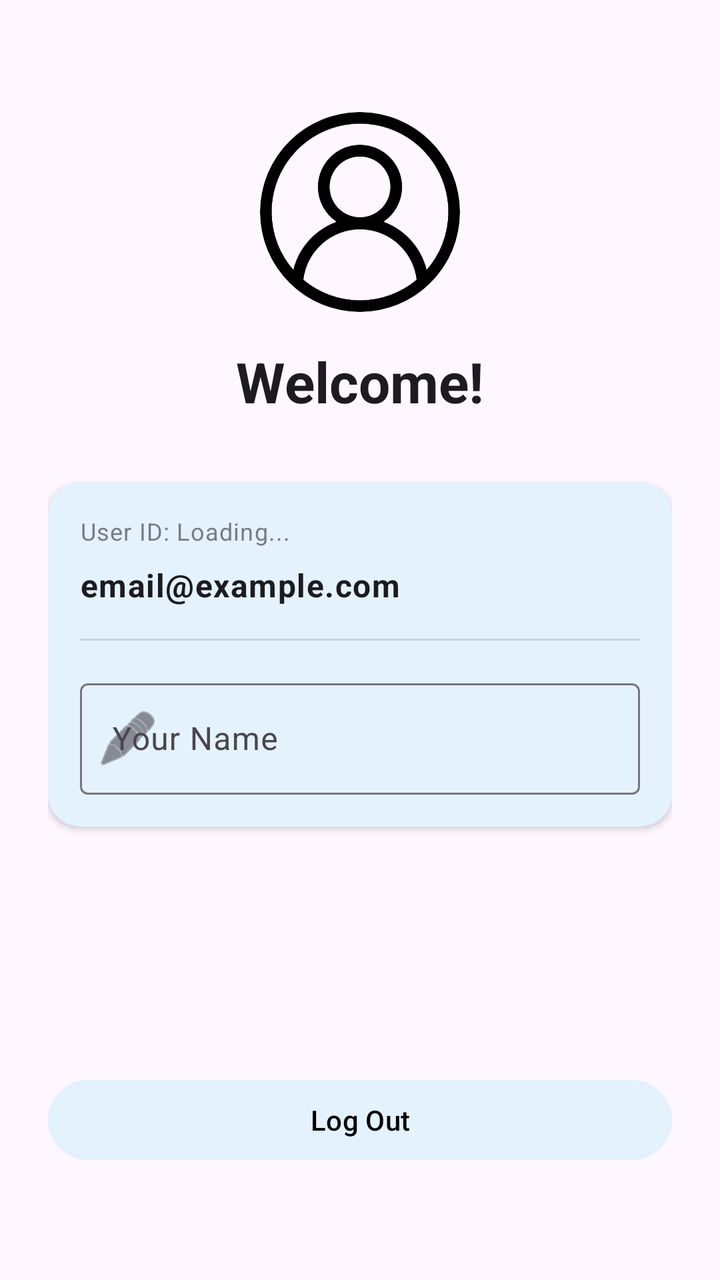
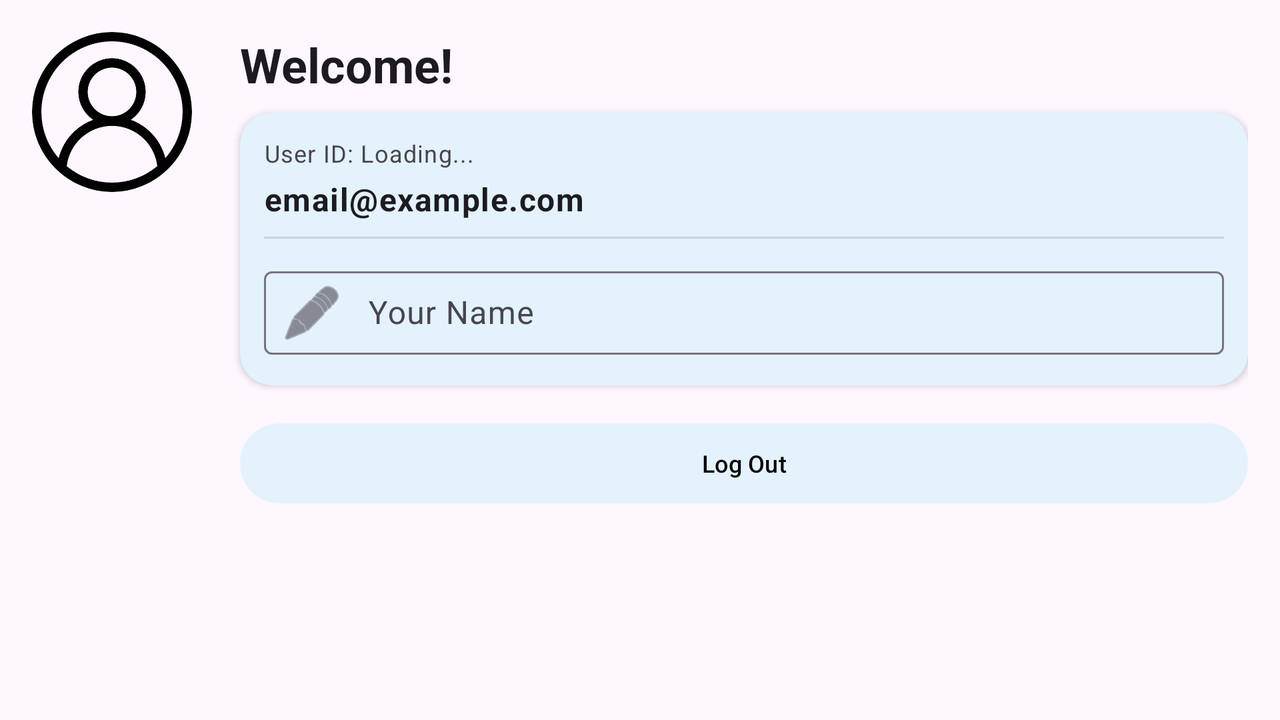

The same Android screen from two of the app's own layout files: first res/layout/ as a phone draws it, then the repository's variant for another configuration, drawn on a device whose configuration selects that folder. Both files follow.
<!-- AndroidManifest.xml: application theme Theme.RoommateShopper -->
<!-- res/layout/fragment_profile.xml -->
<?xml version="1.0" encoding="utf-8"?>
<androidx.constraintlayout.widget.ConstraintLayout
    xmlns:android="http://schemas.android.com/apk/res/android"
    xmlns:app="http://schemas.android.com/apk/res-auto"
    xmlns:tools="http://schemas.android.com/tools"
    android:layout_width="match_parent"
    android:layout_height="match_parent"
    android:focusable="true"
    android:focusableInTouchMode="true"
    android:padding="24dp"
    tools:context=".ProfileFragment">

    <com.google.android.material.imageview.ShapeableImageView
        android:id="@+id/imageView"
        android:layout_width="100dp"
        android:layout_height="100dp"
        android:layout_marginTop="32dp"
        android:scaleType="centerCrop"
        android:src="@drawable/user"
        app:layout_constraintEnd_toEndOf="parent"
        app:layout_constraintStart_toStartOf="parent"
        app:layout_constraintTop_toTopOf="parent"
        app:shapeAppearanceOverlay="@style/ShapeAppearance.Material3.Corner.Full" />

    <TextView
        android:id="@+id/Welcome"
        style="@style/TextAppearance.Material3.HeadlineMedium"
        android:layout_width="wrap_content"
        android:layout_height="wrap_content"
        android:layout_marginTop="16dp"
        android:text="Welcome!"
        android:textStyle="bold"
        app:layout_constraintEnd_toEndOf="parent"
        app:layout_constraintStart_toStartOf="parent"
        app:layout_constraintTop_toBottomOf="@+id/imageView" />

    <com.google.android.material.card.MaterialCardView
        android:id="@+id/infoCard"
        android:layout_width="match_parent"
        android:layout_height="wrap_content"
        android:layout_marginTop="32dp"
        app:cardCornerRadius="16dp"
        app:cardElevation="2dp"
        app:layout_constraintTop_toBottomOf="@id/Welcome">

        <LinearLayout
            android:layout_width="match_parent"
            android:layout_height="wrap_content"
            android:orientation="vertical"
            android:padding="16dp">

            <TextView
                android:id="@+id/UID"
                style="@style/TextAppearance.Material3.BodySmall"
                android:layout_width="match_parent"
                android:layout_height="wrap_content"
                android:text="User ID: Loading..."
                android:alpha="0.7" />

            <TextView
                android:id="@+id/Email"
                style="@style/TextAppearance.Material3.BodyLarge"
                android:layout_width="match_parent"
                android:layout_height="wrap_content"
                android:layout_marginTop="8dp"
                android:text="email@example.com"
                android:textStyle="bold" />

            <View
                android:layout_width="match_parent"
                android:layout_height="1dp"
                android:layout_marginVertical="16dp"
                android:background="?android:attr/listDivider" />

            <com.google.android.material.textfield.TextInputLayout
                android:layout_width="match_parent"
                android:layout_height="wrap_content"
                android:hint="Your Name"
                app:startIconDrawable="@android:drawable/ic_menu_edit"
                style="@style/Widget.Material3.TextInputLayout.OutlinedBox">

                <com.google.android.material.textfield.TextInputEditText
                    android:id="@+id/Name"
                    android:layout_width="match_parent"
                    android:layout_height="wrap_content"
                    android:inputType="textPersonName" />
            </com.google.android.material.textfield.TextInputLayout>

        </LinearLayout>
    </com.google.android.material.card.MaterialCardView>

    
    <com.google.android.material.button.MaterialButton
        android:id="@+id/button2"
        style="@style/Widget.Material3.Button.TonalButton"
        android:layout_width="match_parent"
        android:layout_height="wrap_content"
        android:layout_marginBottom="32dp"
        android:text="Log Out"
        android:textColor="@color/black"
        app:layout_constraintBottom_toBottomOf="parent"
        app:layout_constraintEnd_toEndOf="parent"
        app:layout_constraintStart_toStartOf="parent" />

</androidx.constraintlayout.widget.ConstraintLayout>
<!-- resources referenced by this layout -->
<resources>
  <!-- drawable user: png bitmap (drawable, 9358 bytes) -->
  <style name="Theme.RoommateShopper" parent="Base.Theme.RoommateShopper" />
  <style name="Base.Theme.RoommateShopper" parent="Theme.Material3.DayNight.NoActionBar">
          
          <item name="colorPrimary">#000000</item>
          <item name="colorOnPrimary">#FFFFFF</item>
          <item name="colorPrimaryContainer">#333333</item>
          <item name="colorOnPrimaryContainer">#FFFFFF</item>
  
          
          
          <item name="colorSecondary">#2196F3</item> 
          <item name="colorOnSecondary">#FFFFFF</item> 
          <item name="colorSecondaryContainer">#E3F2FD</item> 
          <item name="colorOnSecondaryContainer">#000000</item>
  
  
          
          
          <item name="colorSurface">#FFFFFF</item>
          <item name="colorOnSurface">#000000</item>
          <item name="colorSurfaceVariant">#F5F5F5</item>
  
          <item name="materialCardViewStyle">@style/Widget.App.CardView</item>
      </style>
  <style name="Widget.App.CardView" parent="Widget.Material3.CardView.Elevated">
          <item name="cardBackgroundColor">#E3F2FD</item>
          <item name="cardElevation">2dp</item>
          <item name="shapeAppearanceOverlay">@style/ShapeAppearance.Material3.Corner.Medium</item>
      </style>
</resources>
<!-- res/layout-land/fragment_profile.xml (the repository's variant of the layout above) -->
<!-- drawn on the phone turned sideways -->
<?xml version="1.0" encoding="utf-8"?>
<ScrollView xmlns:android="http://schemas.android.com/apk/res/android"
    xmlns:app="http://schemas.android.com/apk/res-auto"
    xmlns:tools="http://schemas.android.com/tools"
    android:layout_width="match_parent"
    android:layout_height="match_parent"
    android:fillViewport="true">

    <androidx.constraintlayout.widget.ConstraintLayout
        android:layout_width="match_parent"
        android:layout_height="wrap_content"
        android:padding="16dp"
        android:focusable="true"
        android:focusableInTouchMode="true"
        tools:context=".ProfileFragment">

        
        <com.google.android.material.imageview.ShapeableImageView
            android:id="@+id/imageView"
            android:layout_width="80dp"
            android:layout_height="80dp"
            android:scaleType="centerCrop"
            android:src="@drawable/user"
            app:layout_constraintStart_toStartOf="parent"
            app:layout_constraintTop_toTopOf="parent"
            app:shapeAppearanceOverlay="@style/ShapeAppearance.Material3.Corner.Full" />

        

        

        <com.google.android.material.button.MaterialButton
            android:id="@+id/button2"
            style="@style/Widget.Material3.Button.TonalButton"
            android:layout_width="0dp"
            android:layout_height="wrap_content"
            android:layout_marginTop="15dp"
            android:text="Log Out"
            android:textColor="@color/black"
            android:textSize="12sp"
            app:layout_constraintEnd_toEndOf="@+id/infoCard"
            app:layout_constraintStart_toStartOf="@+id/infoCard"
            app:layout_constraintTop_toBottomOf="@+id/infoCard" />

        <TextView
            android:id="@+id/Welcome"
            style="@style/TextAppearance.Material3.HeadlineSmall"
            android:layout_width="wrap_content"
            android:layout_height="wrap_content"
            android:layout_marginStart="24dp"
            android:text="Welcome!"
            android:textStyle="bold"
            app:layout_constraintStart_toEndOf="@+id/imageView"
            app:layout_constraintTop_toTopOf="parent" />

        
        <com.google.android.material.card.MaterialCardView
            android:id="@+id/infoCard"
            android:layout_width="0dp"
            android:layout_height="wrap_content"
            android:layout_marginStart="24dp"
            android:layout_marginTop="8dp"
            app:cardCornerRadius="16dp"
            app:cardElevation="2dp"
            app:layout_constraintEnd_toEndOf="parent"
            app:layout_constraintStart_toEndOf="@+id/imageView"
            app:layout_constraintTop_toBottomOf="@+id/Welcome">

            <LinearLayout
                android:layout_width="match_parent"
                android:layout_height="wrap_content"
                android:orientation="vertical"
                android:padding="12dp">

                <TextView
                    android:id="@+id/UID"
                    style="@style/TextAppearance.Material3.BodySmall"
                    android:layout_width="match_parent"
                    android:layout_height="wrap_content"
                    android:text="User ID: Loading..." />

                <TextView
                    android:id="@+id/Email"
                    style="@style/TextAppearance.Material3.BodyLarge"
                    android:layout_width="match_parent"
                    android:layout_height="wrap_content"
                    android:layout_marginTop="4dp"
                    android:text="email@example.com"
                    android:textStyle="bold" />

                <View
                    android:layout_width="match_parent"
                    android:layout_height="1dp"
                    android:layout_marginVertical="8dp"
                    android:background="?android:attr/listDivider" />

                
                <com.google.android.material.textfield.TextInputLayout
                    style="@style/Widget.Material3.TextInputLayout.OutlinedBox"
                    android:layout_width="match_parent"
                    android:layout_height="wrap_content"
                    android:hint="Your Name"
                    app:startIconDrawable="@android:drawable/ic_menu_edit">

                    <com.google.android.material.textfield.TextInputEditText
                        android:id="@+id/Name"
                        android:layout_width="match_parent"
                        android:layout_height="wrap_content"
                        android:paddingVertical="10dp"
                        android:inputType="textPersonName" />
                </com.google.android.material.textfield.TextInputLayout>

            </LinearLayout>
        </com.google.android.material.card.MaterialCardView>

    </androidx.constraintlayout.widget.ConstraintLayout>
</ScrollView>
